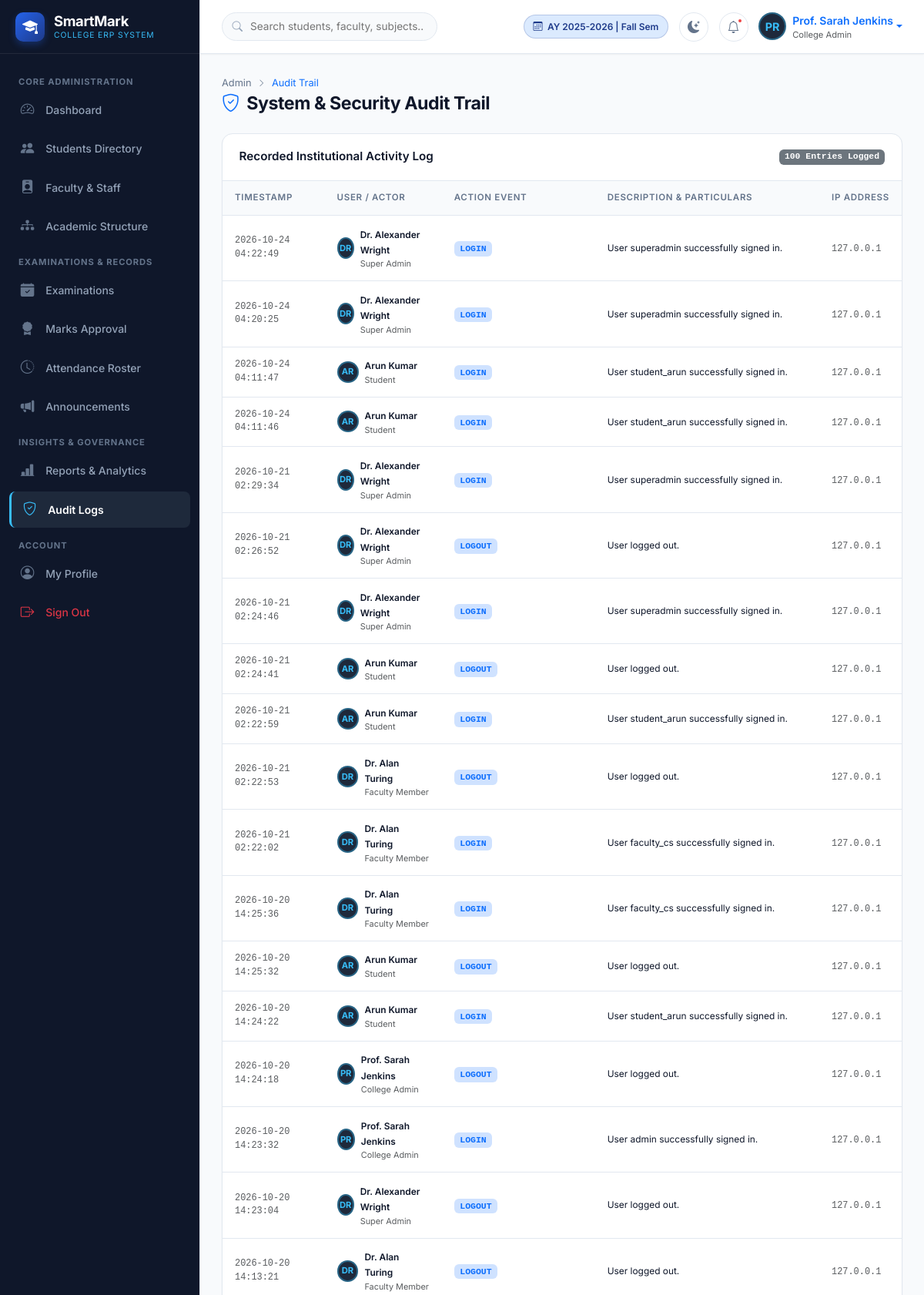
The page /admin/audit-logs (signed in, upper part) on the database its author committed.
### models/user.py (models this page shows, shortened)
class User(UserMixin, db.Model):
    __tablename__ = 'users'
    id = db.Column(db.Integer, primary_key=True)
    username = db.Column(db.String(64), unique=True, index=True, nullable=False)
    email = db.Column(db.String(120), unique=True, index=True, nullable=True)
    password_hash = db.Column(db.String(256), nullable=False)
    role = db.Column(db.String(20), nullable=False, default='student') # 'super_admin', 'admin', 'faculty', 'student', 'parent'
    full_name = db.Column(db.String(100), nullable=True)
    avatar_url = db.Column(db.String(255), nullable=True)
    is_active_account = db.Column(db.Boolean, default=True)
    created_at = db.Column(db.DateTime, default=datetime.utcnow)
    last_login = db.Column(db.DateTime)
    student = db.relationship('Student', backref='user', uselist=False, cascade='all, delete-orphan')
    faculty = db.relationship('Faculty', backref='user', uselist=False, cascade='all, delete-orphan')
    parent_links = db.relationship('ParentStudent', backref='parent_user', foreign_keys='ParentStudent.parent_user_id', lazy='dynamic')
    audit_logs = db.relationship('AuditLog', backref='user', lazy='dynamic')
    @property
    def is_active(self):
        return self.is_active_account
    def has_role(self, *roles):
        if self.role == 'super_admin' and 'admin' in roles:
            return True
        return self.role in roles
    @property
    def display_role(self):
        role_map = {
            'super_admin': 'Super Admin',
            'admin': 'College Admin',
            'faculty': 'Faculty Member',
            'student': 'Student',
            'parent': 'Parent / Guardian'
        }
        return role_map.get(self.role, self.role.capitalize())

### models/core.py (models this page shows, shortened)
class AuditLog(db.Model):
    __tablename__ = 'audit_logs'
    id = db.Column(db.Integer, primary_key=True)
    user_id = db.Column(db.Integer, db.ForeignKey('users.id'), nullable=True)
    action = db.Column(db.String(100), nullable=False)
    description = db.Column(db.Text, nullable=True)
    ip_address = db.Column(db.String(50), nullable=True)
    timestamp = db.Column(db.DateTime, default=datetime.utcnow)

### app.py (the view)
@app.route('/admin/audit-logs')
@login_required
@admin_required
def admin_audit_logs():
    logs = AuditLog.query.order_by(AuditLog.timestamp.desc()).limit(100).all()
    return render_template('admin/audit_logs.html', logs=logs)

### app.py (called while the page is built)
@login_manager.user_loader
def load_user(user_id):
    return User.query.get(int(user_id))

@app.context_processor
def inject_global_settings():
    try:
        college_name = SystemSetting.get('college_name', 'SmartMark College of Technology')
        active_ay = SystemSetting.get('active_academic_year', '2025-2026')
    except Exception:
        college_name = 'SmartMark College of Technology'
        active_ay = '2025-2026'
    return dict(app_college_name=college_name, app_active_academic_year=active_ay)

### models/core.py (called while the page is built)
    @classmethod
    def get(cls, key, default=None):
        setting = cls.query.filter_by(key=key).first()
        return setting.value if setting and setting.value is not None else default

### templates/admin/audit_logs.html (shortened to what this page needs)
{% extends "base.html" %}
{% block content %}
<div class="page-header">
    <div>
        <ul class="breadcrumb-custom">
            <li><a href="{{ url_for('admin_dashboard') }}">Admin</a></li>
            <li><i class="bi bi-chevron-right" style="font-size: 0.65rem;"></i></li>
            <li class="text-primary">Audit Trail</li>
        </ul>
        <h1 class="page-title">
            <i class="bi bi-shield-check text-primary"></i>
            System & Security Audit Trail
        </h1>
    </div>
</div>
<div class="card card-custom overflow-hidden">
    <div class="card-header d-flex justify-content-between align-items-center">
        <span class="fw-semibold">Recorded Institutional Activity Log</span>
        <span class="badge bg-secondary font-monospace">{{ logs|length }} Entries Logged</span>
    </div>
    <div class="table-responsive">
        <table class="table table-custom align-middle mb-0">
            <thead>
                <tr>
                    <th>Timestamp</th>
                    <th>User / Actor</th>
                    <th>Action Event</th>
                    <th>Description & Particulars</th>
                    <th>IP Address</th>
                </tr>
            </thead>
            <tbody>
                {% for log in logs %}
                <tr>
                    <td class="font-monospace small text-muted">
                        {{ log.timestamp.strftime('%Y-%m-%d %H:%M:%S') if log.timestamp else 'N/A' }}
                    </td>
                    <td>
                        {% if log.user %}
                        <div class="d-flex align-items-center gap-2">
                            <div class="user-avatar-sm" style="width: 28px; height: 28px; font-size: 0.7rem;">
                                {{ (log.user.full_name or log.user.username)[:2].upper() }}
                            </div>
                            <div>
                                <span class="fw-semibold small text-main">{{ log.user.full_name or log.user.username }}</span>
                                <div class="text-muted" style="font-size: 0.68rem;">{{ log.user.display_role }}</div>
                            </div>
                        </div>
                        {% else %}
                        <span class="badge bg-light text-muted border">System Automated</span>
                        {% endif %}
                    </td>
                    <td>
                        <span class="badge bg-primary-subtle text-primary font-monospace fw-bold" style="font-size: 0.72rem;">
                            {{ log.action }}
                        </span>
                    </td>
                    <td><div class="small text-main">{{ log.description }}</div></td>
                    <td><span class="font-monospace text-muted small">{{ log.ip_address or '127.0.0.1' }}</span></td>
                </tr>
                {% else %}
                <tr><td colspan="5" class="text-center py-4 text-muted">No audit logs recorded yet.</td></tr>
                {% endfor %}
            </tbody>
        </table>
    </div>
</div>
{% endblock %}

### templates/base.html (shortened to what this page needs)
<!DOCTYPE html>
<html lang="en" data-bs-theme="light">
<head>
    <link href="https://cdn.jsdelivr.net/npm/bootstrap@5.3.2/dist/css/bootstrap.min.css" rel="stylesheet">
    <link rel="stylesheet" href="https://cdn.jsdelivr.net/npm/bootstrap-icons@1.11.3/font/bootstrap-icons.min.css">
    <link rel="stylesheet" href="{{ url_for('static', filename='css/style.css') }}">
</head>
<body>
    <div class="app-wrapper">
        {% if current_user.is_authenticated %}
        <aside class="app-sidebar">
            <div class="sidebar-header">
                <a href="{{ url_for('index') }}" class="sidebar-brand">
                    <div class="sidebar-brand-icon">
                        <i class="bi bi-mortarboard-fill"></i>
                    </div>
                    <div>
                        <div class="sidebar-brand-text">SmartMark</div>
                        <span class="sidebar-brand-tag">College ERP System</span>
                    </div>
                </a>
            </div>
            <div class="sidebar-content">
                {% if current_user.role in ['super_admin', 'admin'] %}
                <div class="sidebar-section-title">Core Administration</div>
                <a href="{{ url_for('admin_dashboard') }}" class="nav-link-custom {% if request.endpoint == 'admin_dashboard' %}active{% endif %}">
                    <i class="bi bi-speedometer2"></i> <span>Dashboard</span>
                </a>
                <a href="{{ url_for('admin_students') }}" class="nav-link-custom {% if 'student' in request.endpoint and request.endpoint != 'student_dashboard' %}active{% endif %}">
                    <i class="bi bi-people-fill"></i> <span>Students Directory</span>
                </a>
                <a href="{{ url_for('admin_faculty') }}" class="nav-link-custom {% if 'faculty' in request.endpoint and request.endpoint != 'faculty_dashboard' %}active{% endif %}">
                    <i class="bi bi-person-badge-fill"></i> <span>Faculty & Staff</span>
                </a>
                <a href="{{ url_for('admin_departments_courses') }}" class="nav-link-custom {% if request.endpoint == 'admin_departments_courses' %}active{% endif %}">
                    <i class="bi bi-diagram-3-fill"></i> <span>Academic Structure</span>
                </a>
                <div class="sidebar-section-title">Examinations & Records</div>
                <a href="{{ url_for('admin_examinations') }}" class="nav-link-custom {% if request.endpoint == 'admin_examinations' %}active{% endif %}">
                    <i class="bi bi-calendar-check-fill"></i> <span>Examinations</span>
                </a>
                <a href="{{ url_for('admin_marks_approval') }}" class="nav-link-custom {% if request.endpoint == 'admin_marks_approval' %}active{% endif %}">
                    <i class="bi bi-award-fill"></i> <span>Marks Approval</span>
                </a>
                <a href="{{ url_for('admin_attendance') }}" class="nav-link-custom {% if request.endpoint == 'admin_attendance' %}active{% endif %}">
                    <i class="bi bi-clock-history"></i> <span>Attendance Roster</span>
                </a>
                <a href="{{ url_for('admin_announcements') }}" class="nav-link-custom {% if request.endpoint == 'admin_announcements' %}active{% endif %}">
                    <i class="bi bi-megaphone-fill"></i> <span>Announcements</span>
                </a>
                <div class="sidebar-section-title">Insights & Governance</div>
                <a href="{{ url_for('admin_reports') }}" class="nav-link-custom {% if request.endpoint == 'admin_reports' %}active{% endif %}">
                    <i class="bi bi-bar-chart-line-fill"></i> <span>Reports & Analytics</span>
                </a>
                <a href="{{ url_for('admin_audit_logs') }}" class="nav-link-custom {% if request.endpoint == 'admin_audit_logs' %}active{% endif %}">
                    <i class="bi bi-shield-check"></i> <span>Audit Logs</span>
                </a>
                {% elif current_user.role == 'parent' %}
                <div class="sidebar-section-title">Parent Portal</div>
                <a href="{{ url_for('parent_dashboard') }}" class="nav-link-custom {% if request.endpoint == 'parent_dashboard' %}active{% endif %}">
                    <i class="bi bi-speedometer2"></i> <span>Ward Overview</span>
                </a>
                {% endif %}
                <div class="sidebar-section-title">Account</div>
                <a href="{{ url_for('user_profile') }}" class="nav-link-custom {% if request.endpoint == 'user_profile' %}active{% endif %}">
                    <i class="bi bi-person-circle"></i> <span>My Profile</span>
                </a>
                <a href="{{ url_for('logout') }}" class="nav-link-custom text-danger">
                    <i class="bi bi-box-arrow-right text-danger"></i> <span>Sign Out</span>
                </a>
            </div>
        </aside>
        {% endif %}
        <div class="app-main {% if not current_user.is_authenticated %}m-0{% endif %}">
            {% if current_user.is_authenticated %}
            <header class="app-topbar">
                <div class="topbar-left">
                    <form class="topbar-search-form d-none d-md-block" action="{{ url_for('admin_students') if current_user.role in ['admin', 'super_admin'] else '#' }}" method="GET">
                        <input type="text" name="q" class="topbar-search-input" placeholder="Search students, faculty, subjects..." value="{{ request.args.get('q', '') }}">
                    </form>
                </div>
                <div class="topbar-right">
                    <div class="academic-year-badge d-none d-sm-flex">
                        <i class="bi bi-calendar3"></i>
                        <span>AY 2025-2026 | Fall Sem</span>
                    </div>
                    <button class="topbar-btn" id="themeToggleBtn" title="Toggle Light/Dark Theme">
                    </button>
                    <div class="dropdown">
                        <button class="topbar-btn" data-bs-toggle="dropdown" aria-expanded="false" title="Notifications">
                            <i class="bi bi-bell"></i>
                            <span class="notification-pulse"></span>
                        </button>
                    </div>
                    <div class="dropdown">
                        <a href="#" class="d-flex align-items-center text-decoration-none dropdown-toggle" data-bs-toggle="dropdown">
                            <div class="user-avatar-sm me-2">
                                {{ (current_user.full_name or current_user.username)[:2].upper() }}
                            </div>
                            <div class="d-none d-lg-block text-start">
                                <div class="fw-semibold text-truncate small" style="max-width: 140px;">
                                    {{ current_user.full_name or current_user.username }}
                                </div>
                                <div class="text-muted" style="font-size: 0.7rem;">
                                    {{ current_user.display_role }}
                                </div>
                            </div>
                        </a>
                    </div>
                </div>
            </header>
            {% endif %}
            <main class="app-content">
                {% block content %}{% endblock %}
            </main>
        </div>
    </div>
</body>
</html>

### rows shown on the page
User: full_name "PR", full_name "Prof. Sarah Jenkins", display_role "College Admin"
AuditLog: timestamp "2026-10-24 04:22:49", user "Dr. Alexander Wright", user.display_role "Super Admin", action "LOGIN", description "User superadmin successfully signed in.", ip_address "127.0.0.1"
User: full_name "DR"
AuditLog: timestamp "2026-10-24 04:20:25", user "Dr. Alexander Wright", user.display_role "Super Admin", action "LOGIN", description "User superadmin successfully signed in.", ip_address "127.0.0.1"
AuditLog: timestamp "2026-10-24 04:11:47", user "Arun Kumar", user.display_role "Student", action "LOGIN", description "User student_arun successfully signed in.", ip_address "127.0.0.1"
User: full_name "AR"
AuditLog: timestamp "2026-10-24 04:11:46", user "Arun Kumar", user.display_role "Student", action "LOGIN", description "User student_arun successfully signed in.", ip_address "127.0.0.1"
AuditLog: timestamp "2026-10-21 02:29:34", user "Dr. Alexander Wright", user.display_role "Super Admin", action "LOGIN", description "User superadmin successfully signed in.", ip_address "127.0.0.1"
AuditLog: timestamp "2026-10-21 02:26:52", user "Dr. Alexander Wright", user.display_role "Super Admin", action "LOGOUT", description "User logged out.", ip_address "127.0.0.1"
AuditLog: timestamp "2026-10-21 02:24:46", user "Dr. Alexander Wright", user.display_role "Super Admin", action "LOGIN", description "User superadmin successfully signed in.", ip_address "127.0.0.1"
AuditLog: timestamp "2026-10-21 02:24:41", user "Arun Kumar", user.display_role "Student", action "LOGOUT", description "User logged out.", ip_address "127.0.0.1"
AuditLog: timestamp "2026-10-21 02:22:59", user "Arun Kumar", user.display_role "Student", action "LOGIN", description "User student_arun successfully signed in.", ip_address "127.0.0.1"
AuditLog: timestamp "2026-10-21 02:22:53", user "Dr. Alan Turing", user.display_role "Faculty Member", action "LOGOUT", description "User logged out.", ip_address "127.0.0.1"
User: full_name "DR"
AuditLog: timestamp "2026-10-21 02:22:02", user "Dr. Alan Turing", user.display_role "Faculty Member", action "LOGIN", description "User faculty_cs successfully signed in.", ip_address "127.0.0.1"
AuditLog: timestamp "2026-10-20 14:25:36", user "Dr. Alan Turing", user.display_role "Faculty Member", action "LOGIN", description "User faculty_cs successfully signed in.", ip_address "127.0.0.1"
AuditLog: timestamp "2026-10-20 14:25:32", user "Arun Kumar", user.display_role "Student", action "LOGOUT", description "User logged out.", ip_address "127.0.0.1"
AuditLog: timestamp "2026-10-20 14:24:22", user "Arun Kumar", user.display_role "Student", action "LOGIN", description "User student_arun successfully signed in.", ip_address "127.0.0.1"
AuditLog: timestamp "2026-10-20 14:24:18", user "Prof. Sarah Jenkins", user.display_role "College Admin", action "LOGOUT", description "User logged out.", ip_address "127.0.0.1"
AuditLog: timestamp "2026-10-20 14:23:32", user "Prof. Sarah Jenkins", user.display_role "College Admin", action "LOGIN", description "User admin successfully signed in.", ip_address "127.0.0.1"
AuditLog: timestamp "2026-10-20 14:23:04", user "Dr. Alexander Wright", user.display_role "Super Admin", action "LOGOUT", description "User logged out.", ip_address "127.0.0.1"
AuditLog: timestamp "2026-10-20 14:13:21", user "Dr. Alan Turing", user.display_role "Faculty Member", action "LOGOUT", description "User logged out.", ip_address "127.0.0.1"

### other values the page prints
{{ logs|length }} "100"
